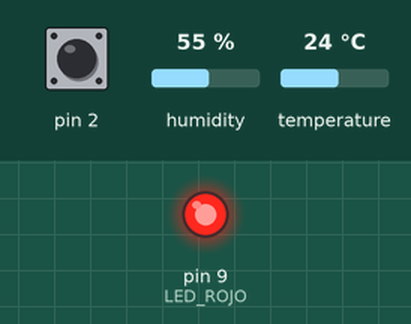
The sketch below on a simulated Arduino Uno, built with avr-gcc and run on an emulated ATmega328P. Shown: output pins drawn as LEDs (lit = HIGH). The inputs (shaded band) are chosen by the test bench; at power-on: pin 2 HIGH, humidity 55 %, temperature 24 °C. Storage starts empty; what the sketch prints to the serial monitor is not drawn.

Above: at 0.1 s.
At 2.1 s:
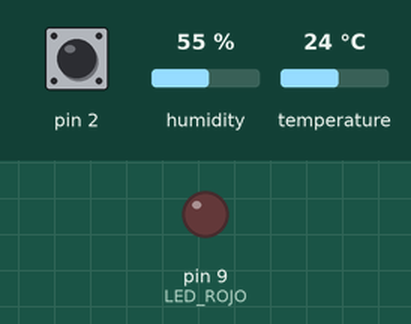
Timing chart, 0 to 3.6 s (numbered marks = the images above):
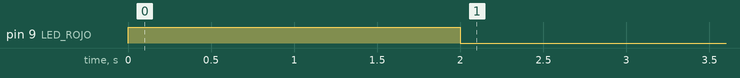

The sketch:

nano_pines_sensores_rtc_nordic.ino
```cpp
/*
 Este firmware es para guardar en SD un archivo con tramas de datos (índice, fecha/hora dummy, sensor T y H, y cuenta de eventos
 */

// librerías para usar la SD
#include <SPI.h>
#include <SD.h>
// librerías para usar el sensor de humedad
#include "Adafruit_Sensor.h"
#include <DHT.h>
#include <DHT_U.h>
//// librerías para usar el nRF24l01
//#include "RF24.h"

#define ACTIVADO          LOW
#define DHTPIN            A0        // Pin de comunicación con el sensor.
#define DHTTYPE           DHT22     // DHT 22 (o el AM2302 que tenemos), define el tipo de sensor de humedad
#define SD_CS             10        // alias del pin conectado a CS de la SD
#define LED_ROJO          9         // alias del pin del led rojo

DHT_Unified dht(DHTPIN, DHTTYPE);

unsigned long previoMilis = 0;      // valor anterior del contador de milisegundos
//const long intervalo = 60000;       // 1 minuto = 60000 milisegundos
const long intervalo = 10000;
int contador = 0;
int indice = 0;

//int estadoPulsador;               // lectura actual del pulsador
//int ultimoEstado = HIGH;          // lectura previa del pulsador
//unsigned long ultimoTiempo = 0;   // ultima vez que se oprmió el pulsador
//unsigned long debounceDelay = 100; // tiempo anti-rebote

char str[] = "tramas.txt";

void crear_archivo(){
File outFile;
// Abrir archivo
outFile = SD.open(str, FILE_WRITE);
if(!outFile){
  Serial.println(F("No se pudo abrir el archivo"));
  return;
}
outFile.println(F("Encabezado archivo cuenta evento pines y sensor"));
outFile.println(F("INDICE   FECHA      HORA   TEMP       HUM%   PULSADOS"));
// Cerrar archivo
outFile.close();
}

void grabar_datos_archivo(){
File outFile;
outFile = SD.open(str, FILE_WRITE);
if(!outFile){
  Serial.println(F("No se pudo abrir el archivo"));
  return;
}
outFile.print(indice);
indice = indice + 1;
outFile.print(F(" - AA/MM/DD - HH:MM:SS - "));
// Leer sensor de humedad y temperatura AM2302
sensors_event_t event;
// Temperatura
dht.temperature().getEvent(&event);
if (isnan(event.temperature)) {
  Serial.println(F("Error leyendo temperatura!"));
}
else {
  outFile.print(event.temperature);
  outFile.print(F(" ºC"));
}
// Humedad
dht.humidity().getEvent(&event);
if (isnan(event.relative_humidity)) {
  Serial.println(F("Error leyendo humedad!"));
}
else {
  outFile.print(F(" - "));
  outFile.print(event.relative_humidity);
  outFile.print(F("%"));
}
outFile.print(F(" - "));
outFile.println(contador);
// Cerrar archivo
outFile.close();
}

// ========================================================================================================================================================

void setup() {
  //iniciar la salida serial de debug
  Serial.begin(9600);

  //pin CS a la SD definido como salida
  pinMode(SD_CS,OUTPUT);
  // initializar SPI
  SPI.begin();

  //configurar pin 2,3 y 4 como entradas y habilitar los pull-ups internos (que les define el estado a HIGH, hasta que se pulse el pulsador)
  pinMode(2, INPUT_PULLUP);
  pinMode(3, INPUT_PULLUP);
  pinMode(4, INPUT_PULLUP);

  pinMode(LED_ROJO, OUTPUT);
  // prender 2 segs el led rojo
  digitalWrite(LED_ROJO,HIGH);
  delay(2000);    //2 segs
  digitalWrite(LED_ROJO,LOW);

  // inicializar sensor de humedad
  dht.begin();

  //Inicializar SD
  while(!SD.begin(SD_CS)){
    Serial.println(F("¡Error de SD!"));delay(1000);
  }
  crear_archivo();
}


void loop() {

//----------------------------------------------------
  //leer el estado de los pines a variables
  int valor2 = digitalRead(2);
  if (valor2 == LOW){
      delay(400);
      contador = contador + 1;
  }
//----------------------------------------------------

//----------------------------------------------------
  unsigned long actualMilis = millis();

  // si ya transcurrieron los 60 segundos, leer sensor, cuenta de eventos y grabar en archivo SD...
  if (actualMilis - previoMilis >= intervalo) {
    // guardar vez anterior
    previoMilis = actualMilis;
    // grabar trama con índice, fecha y hora dummy, datos sensor y cantidad de eventos de entrada
    grabar_datos_archivo();
    Serial.println(F("Se grabó trama"));
    // limpiar cuenta de evento en pin entrada
    contador = 0;
  }
//----------------------------------------------------

}
```
